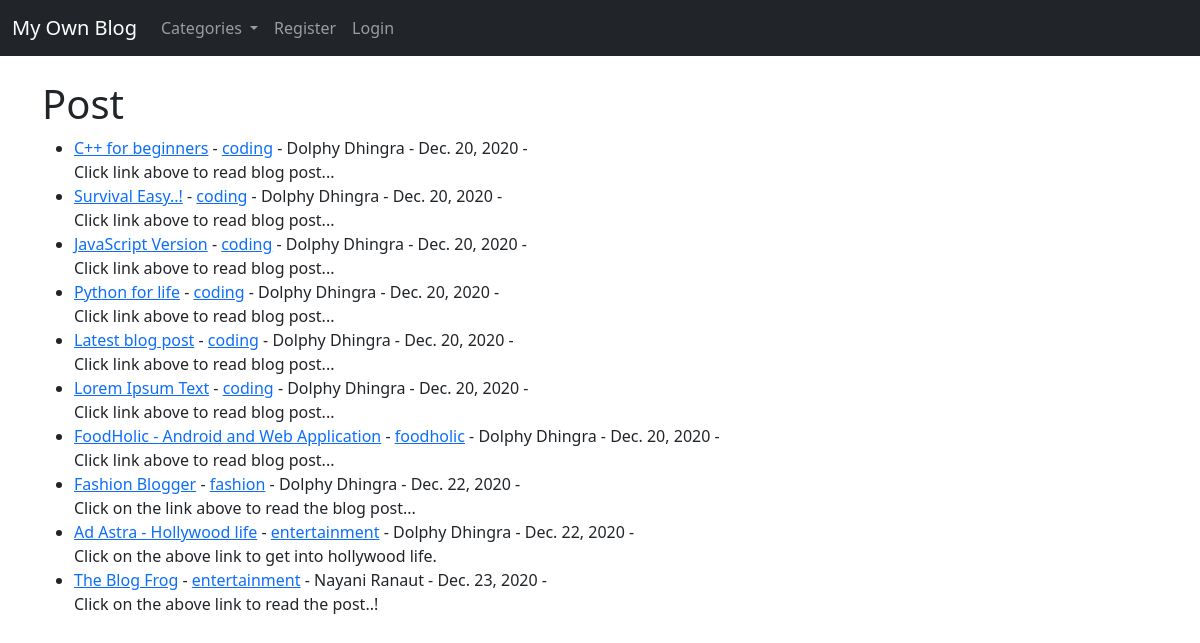
The page / on the database its author committed.
### blog/models.py (models this page shows, shortened)
class Post(models.Model):
    title=models.CharField(max_length=255)
    header_image=models.ImageField(null=True, blank=True, upload_to="images/")
    title_tag=models.CharField(max_length=255)
    author=models.ForeignKey(User,on_delete=models.CASCADE)
    body=RichTextField(blank=True, null=True)
    post_date=models.DateField(auto_now_add=True)
    category=models.CharField(max_length=255,default='coding')
    snippet=models.CharField(max_length=255)
    likes=models.ManyToManyField(User, related_name='blog_posts')

### blog/views.py (the view)
# urls.py: path('',HomeView.as_view(),name='home'),
class HomeView(ListView):
    model=Post
    template_name='home.html'
    ordering=['post_date']
    def get_context_data(self, *args, **kwargs):
        cat_menu=Category.objects.all()
        context=super(HomeView,self).get_context_data(*args, **kwargs)
        context["cat_menu"]=cat_menu
        return context

### blog/models.py (called while the page is built)
    def __str__(self):
        return self.name

### blog/templates/home.html (shortened to what this page needs)
{% extends 'base.html' %}
{% block content %}
<h1>Post</h1>
<ul>
{% for post in object_list %}
  <li><a href="{% url 'article_detail' post.pk %}">
    {{ post.title }}</a> -
    <a href="{% url 'category' post.category|slugify %}">{{ post.category }}</a> -
    {{ post.author.first_name }}
    {{ post.author.last_name }} -
    {{ post.post_date }} -
  <br>
  {{ post.snippet }}
</li>
{% endfor %}
</ul>
{% endblock %}

### blog/templates/base.html (shortened to what this page needs)
<!doctype html>
<html lang="en">
  <head>
    <link href="https://cdn.jsdelivr.net/npm/bootstrap@5.0.0-beta1/dist/css/bootstrap.min.css" rel="stylesheet">
  </head>
  <body>
    <nav class="navbar navbar-expand-lg navbar-dark bg-dark">
        <div class="container-fluid">
          <a class="navbar-brand" href="{% url 'home' %}">My Own Blog</a>
          <div class="collapse navbar-collapse" id="navbarSupportedContent">
            <ul class="navbar-nav me-auto mb-2 mb-lg-0">
              {% if cat_menu %}
              <li class="nav-item dropdown">
                <a class="nav-link dropdown-toggle" href="#" id="navbarDropdown" role="button" data-bs-toggle="dropdown" aria-expanded="false">
                  Categories
                </a>
              </li>
              {% else %}
              <li class="nav-item">
                <a class="nav-link" href="{% url 'category_list' %}">Categories</a>
              </li>
              {% endif %}
              {% if user.is_authenticated %}
                 <li class="nav-item">
                   <a class="nav-link" href="{% url 'add_post' %}">Add Post</a>
                 </li>
                 <li class="nav-item">
                  <a class="nav-link" href="{% url 'add_category' %}">Add Category</a>
                 </li>
              {% else %}
                 <li class="nav-item">
                   <a class="nav-link" href="{% url 'register' %}">Register</a>
                 </li>
                 <li class="nav-item">
                   <a class="nav-link" href="{% url 'login' %}">Login</a>
                 </li>
              {% endif %}
            </ul>
          </div>
        </div>
      </nav>
      <br>
      <div class="container">
        {% block content %}
        {% endblock %}
      </div>
  </body>
</html>

### rows shown on the page
Post: title "C++ for beginners", category "coding", author.first_name "Dolphy", author.last_name "Dhingra", post_date "Dec. 20, 2020", snippet "Click link above to read blog post..."
Post: title "Survival Easy..!", category "coding", author.first_name "Dolphy", author.last_name "Dhingra", post_date "Dec. 20, 2020", snippet "Click link above to read blog post..."
Post: title "JavaScript Version", category "coding", author.first_name "Dolphy", author.last_name "Dhingra", post_date "Dec. 20, 2020", snippet "Click link above to read blog post..."
Post: title "Python for life", category "coding", author.first_name "Dolphy", author.last_name "Dhingra", post_date "Dec. 20, 2020", snippet "Click link above to read blog post..."
Post: title "Latest blog post", category "coding", author.first_name "Dolphy", author.last_name "Dhingra", post_date "Dec. 20, 2020", snippet "Click link above to read blog post..."
Post: title "Lorem Ipsum Text", category "coding", author.first_name "Dolphy", author.last_name "Dhingra", post_date "Dec. 20, 2020", snippet "Click link above to read blog post..."
Post: title "FoodHolic - Android and Web Application", category "foodholic", author.first_name "Dolphy", author.last_name "Dhingra", post_date "Dec. 20, 2020", snippet "Click link above to read blog post..."
Post: title "Fashion Blogger", category "fashion", author.first_name "Dolphy", author.last_name "Dhingra", post_date "Dec. 22, 2020", snippet "Click on the link above to read the blog post..."
Post: title "Ad Astra - Hollywood life", category "entertainment", author.first_name "Dolphy", author.last_name "Dhingra", post_date "Dec. 22, 2020", snippet "Click on the above link to get into hollywood life."
Post: title "The Blog Frog", category "entertainment", author.first_name "Nayani", author.last_name "Ranaut", post_date "Dec. 23, 2020", snippet "Click on the above link to read the post..!"
